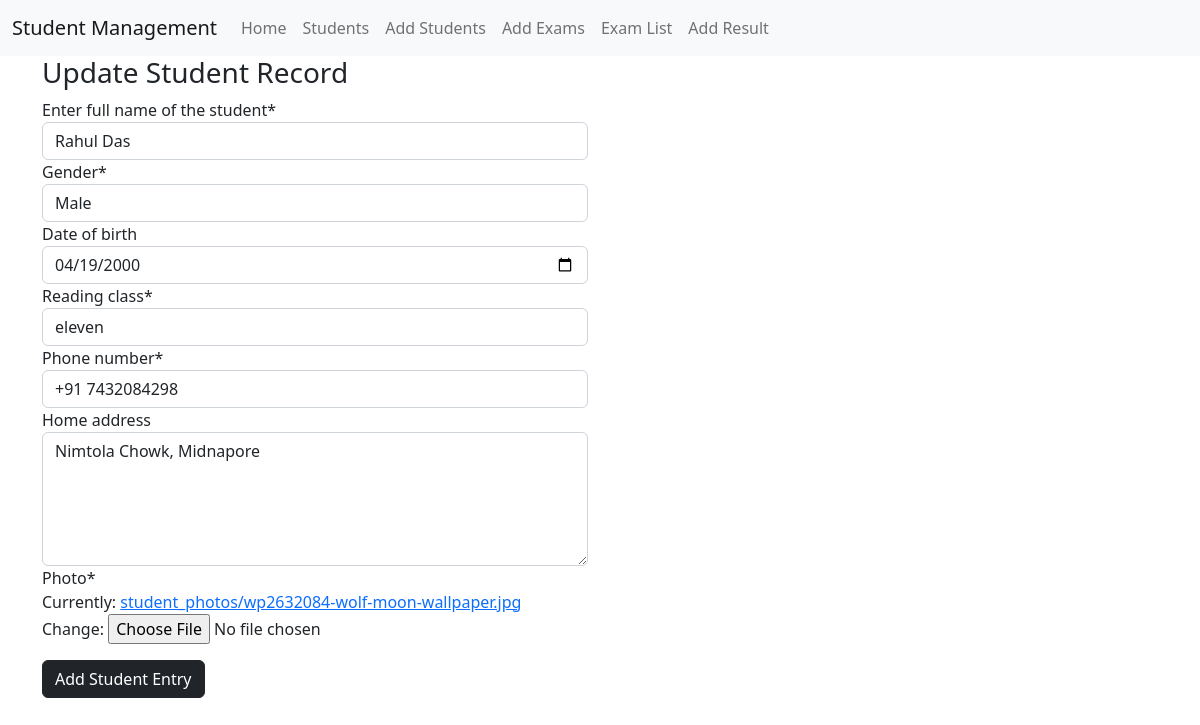
Page /student/student-update/1/ on the committed database.
### stdmanage/models.py (models this page shows, shortened)
class Student(models.Model):
    GENDER = [
        ('male', 'Male'),
        ('female', 'Female'),
        ('others', 'Others')
    ]
    full_name = models.CharField(max_length=60)
    gender = models.CharField(max_length=10, default='male', choices=GENDER)
    date_of_birth = models.DateField(null=True, blank=True, )
    reading_class = models.ForeignKey(ReadingClass, on_delete=models.CASCADE)
    phone_number = models.CharField(max_length=20)
    home_address = models.CharField(max_length=200, null= True, blank=True, )
    photo = models.FileField(upload_to='student_photos', null=True)

### stdmanage/views.py (the view)
# urls.py: path('student-update/<int:pk>/', StudentUpdateView.as_view(), name = 'student-update'),
class StudentUpdateView(UpdateView):
    form_class = StudentForm
    model = Student
    def get_context_data(self, **kwargs):
        context = super().get_context_data(**kwargs)
        context['title'] = 'Update Student Record'
        return context

### stdmanage/forms.py
class StudentForm(forms.ModelForm):
    class Meta:
        model = Student
        fields = '__all__'
        YEARS = {
            '1999':'1999',
            '2001':'2001',
            '2002':'2002',
            '2003':'2003',
            '2004':'2004',
            '2005':'2005',
            '2006':'2006',
            '2007':'2007',
            '2008':'2008',
            '2009':'2009',
            '2010':'2010',
        }
        widgets = {
            'date_of_birth': forms.DateInput( attrs={'type': 'date',} ),
            'home_address': forms.Textarea( attrs={'cols': '20', 'rows': '5'} ),
        }
        labels = {
            'full_name': 'Enter full name of the student',
        }
        help_texts = {
        }
        error_messages = {
        }

### stdmanage/models.py (called while the page is built)
    def __str__(self):
        return self.name

### stdmanage/templates/stdmanage/student_form.html (shortened to what this page needs)
{% extends 'stdmanage/base.html' %}
    {% block body %}
    {%load crispy_forms_tags%}
      <div class="container">
        <h3>{{title}}</h3>
        <div class="row">
          <div class="col-12 col-md-6">
            <form action="" method="post"
            enctype="multipart/form-data">
              {{form|crispy}}
              <div class="row my-3">
                <div class="col">
                  <button type="submit" class="btn btn-dark">Add Student Entry</button>
                </div>
              </div>
            </form>
          </div>
        </div>
      </div>
    {% endblock body %}

### rows in the picture
Student: full_name "Rahul Das", gender "Male", date_of_birth "04/19/2000", reading_class "eleven", phone_number "+91 7432084298", home_address "Nimtola Chowk, Midnapore"

### other values in the picture
{{ title }} "Update Student Record"
